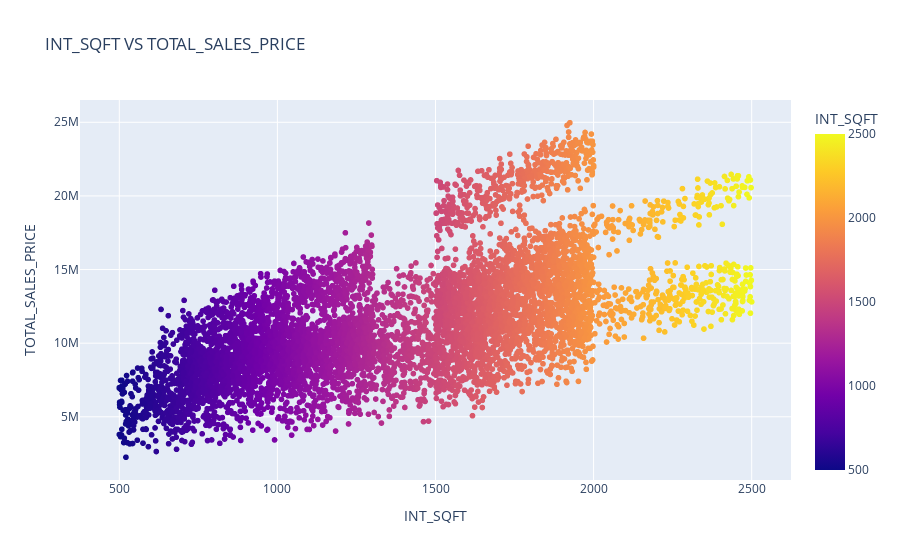

Source (notebook cell):
### Markdown cell above
-> from the **Area vs Average_Total_Price** plot we can interpret that Area T Nagar has Highest House Price.after T Nagar the Areas                  KK Nagar, Velachery,Chrompet,Adyar and Karapakkam has linearly Decreasing the price of the Houses.
So, We can Predict the price of the House on Area wise, we will get idea What is the Demand for Houses in the Area. Future Profits if Invest by Area wise Prediction.

### Code cell
fig1 = px.scatter(data,x = 'INT_SQFT', y = 'TOTAL_SALES_PRICE', color = 'INT_SQFT' ,title="INT_SQFT VS TOTAL_SALES_PRICE")
fig1

### Figure 1 — Plotly figure (JSON) as saved in the notebook; plotly's stock layout.template omitted (floating-point values rounded to 4 significant figures; data arrays with more than 128 entries replaced by an {"elided": "..."} marker saying what was removed)
{"data": [{"hovertemplate": "INT_SQFT=%{marker.color}<br>TOTAL_SALES_PRICE=%{y}<extra></extra>", "legendgroup": "", "marker": {"color": {"elided": "7109 int values"}, "coloraxis": "coloraxis", "symbol": "circle"}, "mode": "markers", "name": "", "showlegend": false, "type": "scattergl", "x": {"elided": "7109 int values"}, "xaxis": "x", "y": {"elided": "7109 int values"}, "yaxis": "y"}], "layout": {"coloraxis": {"colorbar": {"title": {"text": "INT_SQFT"}}, "colorscale": [[0, "#0d0887"], [0.1111, "#46039f"], [0.2222, "#7201a8"], [0.3333, "#9c179e"], [0.4444, "#bd3786"], [0.5556, "#d8576b"], [0.6667, "#ed7953"], [0.7778, "#fb9f3a"], [0.8889, "#fdca26"], [1, "#f0f921"]]}, "legend": {"tracegroupgap": 0}, "title": {"text": "INT_SQFT VS TOTAL_SALES_PRICE"}, "xaxis": {"anchor": "y", "domain": [0, 1], "title": {"text": "INT_SQFT"}}, "yaxis": {"anchor": "x", "domain": [0, 1], "title": {"text": "TOTAL_SALES_PRICE"}}}}
